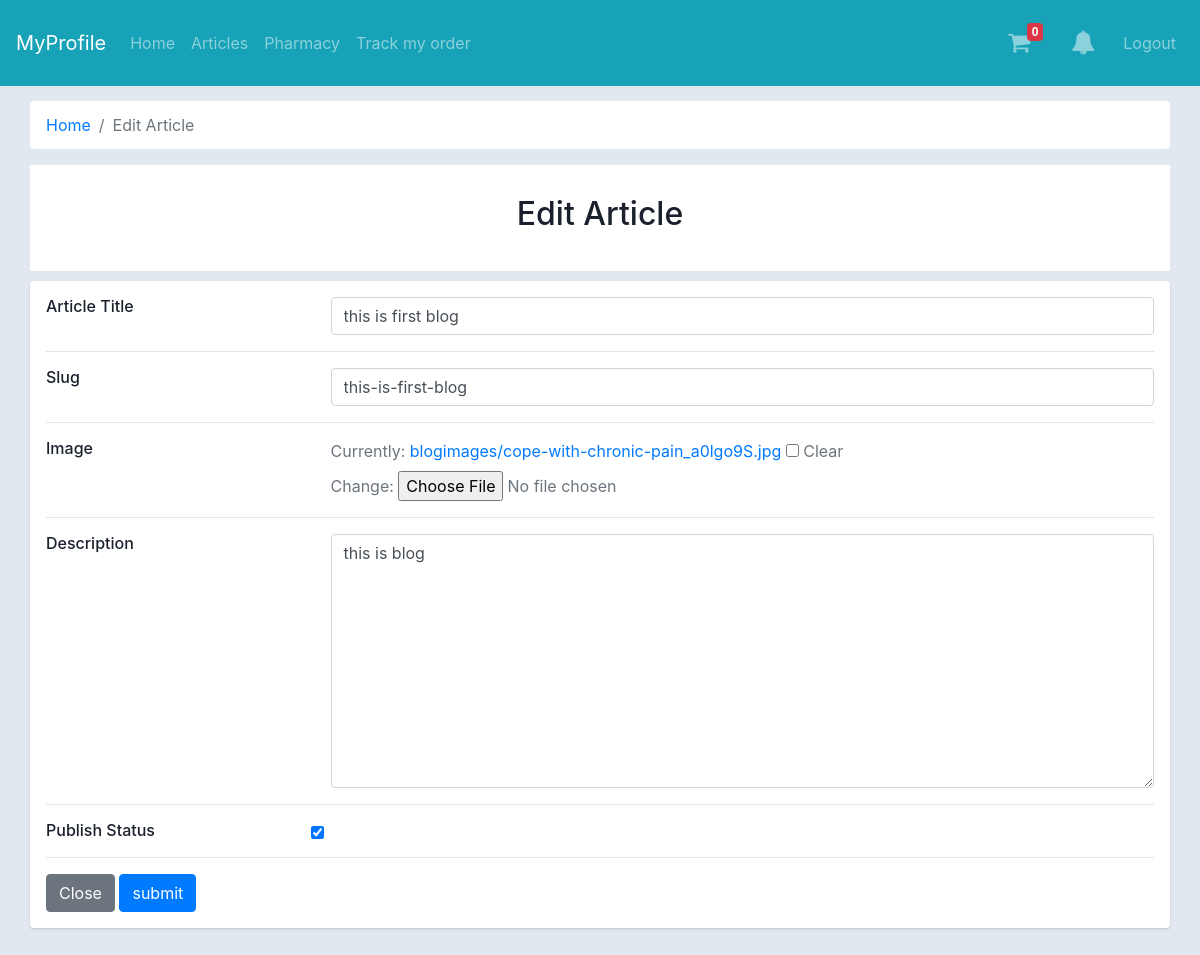
The page /articles/6/edit (signed in) on the database as committed earlier.
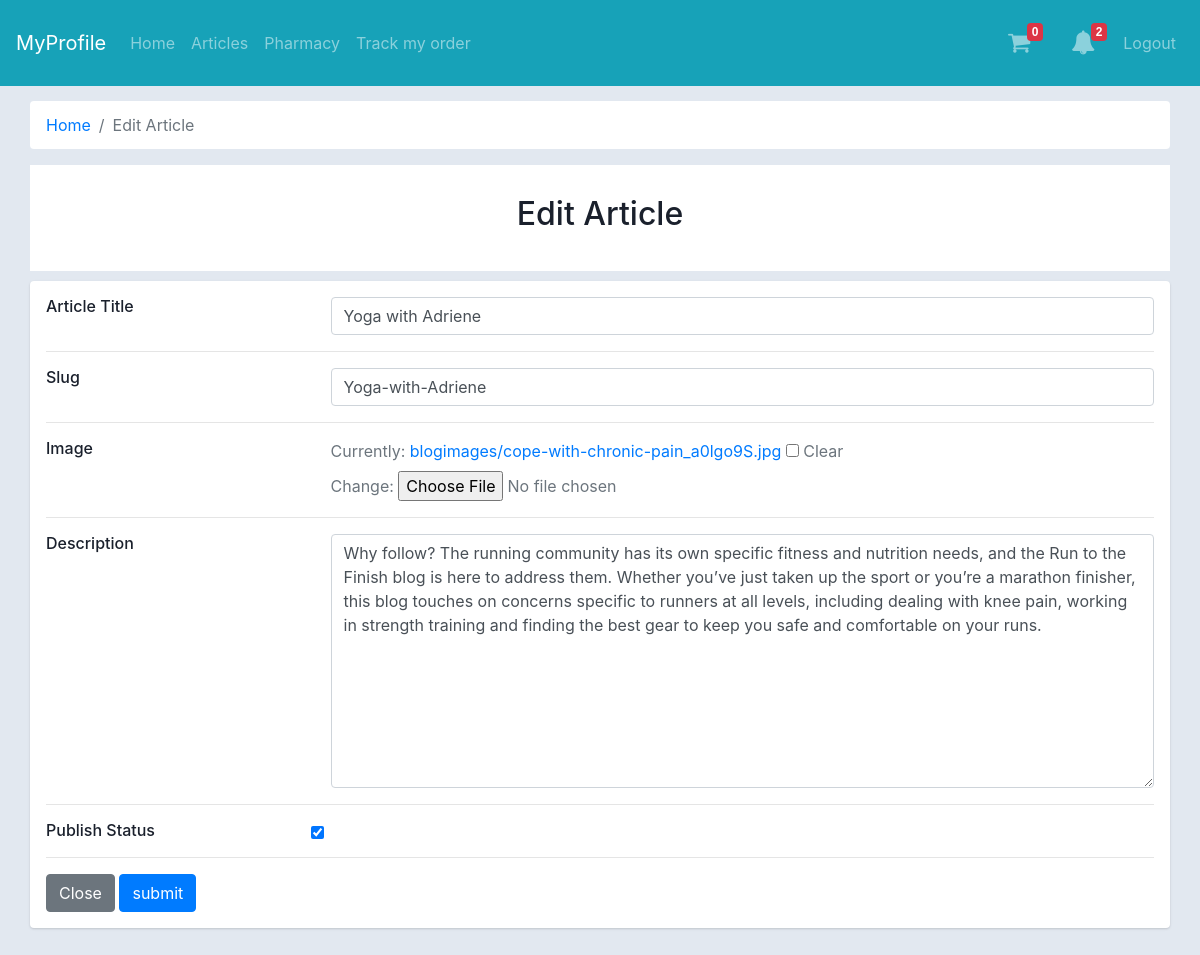
The same page on the database as committed later.
### mainapp/models.py (models this page shows, shortened)
class Blogs(models.Model):
    blog_title = models.CharField(verbose_name='Title', max_length=255)
    blog_slug = models.SlugField(verbose_name='Slug', max_length=255)
    blog_desc = models.TextField(verbose_name='Description', max_length=20000)
    blog_pubdate = models.DateTimeField(verbose_name='Published Date & Time', default=datetime.now, blank=True,
                                        null=True)
    blog_publish = models.BooleanField(verbose_name="Publish Status")
    blog_img = models.ImageField(verbose_name='Image', upload_to='blogimages/', blank=True, null=True)
    class Meta:
        verbose_name_plural = 'Articles'
        verbose_name = "Articles"

### mainapp/views.py (the view, shortened to what this page needs)
# urls.py: path('articles/<int:earid>/edit', views.edit_article, name='edit-articles'),
def edit_article(request, earid):
    objnotify = allnotification(request)
    blog = Blogs.objects.get(id=earid)
    form = EditBlogForm(instance=blog)
    context = {'form': form, 'blogobj': blog, 'objnotify': objnotify}
    return render(request, 'edit_article.html', context)

### mainapp/forms.py (shortened to what this page needs)
class EditBlogForm(forms.ModelForm):
    class Meta:
        model = Blogs
        fields = ['blog_title', 'blog_slug', 'blog_desc', 'blog_publish', 'blog_img']
        widgets = {
            "blog_title": TextInput(
                attrs={
                    "class": "form-control"
                }),
            "blog_slug": TextInput(
                attrs={
                    "class": "form-control"
                }),
            "blog_desc": Textarea(
                attrs={
                    "class": "form-control"
                }),
            "blog_publish": CheckboxInput(
                attrs={
                    "class": "form-check-input"
                }),
        }

### templates/edit_article.html (shortened to what this page needs)
{% extends "base.html" %}
{%block maincontent%}
<div class="container-fluid">
    <div class="main-body">
        <nav aria-label="breadcrumb" class="main-breadcrumb ">
            <ol class="breadcrumb b-bg-c">
                <li class="breadcrumb-item"><a href="{%url 'index' %}">Home</a></li>
                <li class="breadcrumb-item active" aria-current="page">Edit Article</li>
            </ol>
        </nav>
        <header>
            <h2>Edit Article</h2>
        </header>
        <div class="row gutters-sm">
            <div class="col">
                <div class="card mb-3">
                    <div class="card-body">
                        <form method="POST" enctype="multipart/form-data">
                            <div class="row">
                                <div class="col-sm-3">
                                    <h6 class="mb-0">Article Title</h6>
                                </div>
                                <div class="col-sm-9 text-secondary">
                                    {{form.blog_title}}
                                </div>
                            </div>
                            <hr>
                            <div class="row">
                                <div class="col-sm-3">
                                    <h6 class="mb-0">Slug</h6>
                                </div>
                                <div class="col-sm-9 text-secondary">
                                    {{form.blog_slug}}
                                </div>
                            </div>
                            <hr>
                            <div class="row">
                                <div class="col-sm-3">
                                    <h6 class="mb-0">Image</h6>
                                </div>
                                <div class="col-sm-9 text-secondary">
                                    {{form.blog_img}}
                                </div>
                            </div>
                            <hr>
                            <div class="row">
                                <div class="col-sm-3">
                                    <h6 class="mb-0">Description</h6>
                                </div>
                                <div class="col-sm-9 text-secondary">
                                    {{form.blog_desc}}
                                </div>
                            </div>
                            <hr>
                            <div class="row">
                                <div class="col-sm-3">
                                    <h6 class="mb-0">Publish Status</h6>
                                </div>
                                <div class="col-sm-9 text-secondary">
                                    {{form.blog_publish}}
                                </div>
                            </div>
                            <hr>
                            <div class="row">
                                <div class="col-sm-9 text-secondary">
                                    <a href="{{ request.META.HTTP_REFERER }}" class="btn btn-secondary">Close</a>
                                    <input type="submit" name="submit" value="submit" class="btn btn-primary">
                                </div>
                            </div>
                        </form>
                    </div>
                </div>
            </div>
        </div>
    </div>
</div>
{%endblock%}

Rows that differ between the two databases and show on the page:
changed Blogs: blog_title "this is first blog" → "Yoga with Adriene"; blog_slug "this-is-first-blog" → "Yoga-with-Adriene"; blog_desc "this is blog" → "Why follow? The running community has its own specific fitness and nutrition needs, and the Run to the Finish blog is here to address them. Whether you’ve just taken up the sport or you’re a marathon finisher, this blog touches on concerns specific to runners at all levels, including dealing with knee pain, working in strength training and finding the best gear to keep you safe and comfortable on your runs."
Other text that changed with them:
{{ objnotify.ncount }}: (not shown) → "2"
